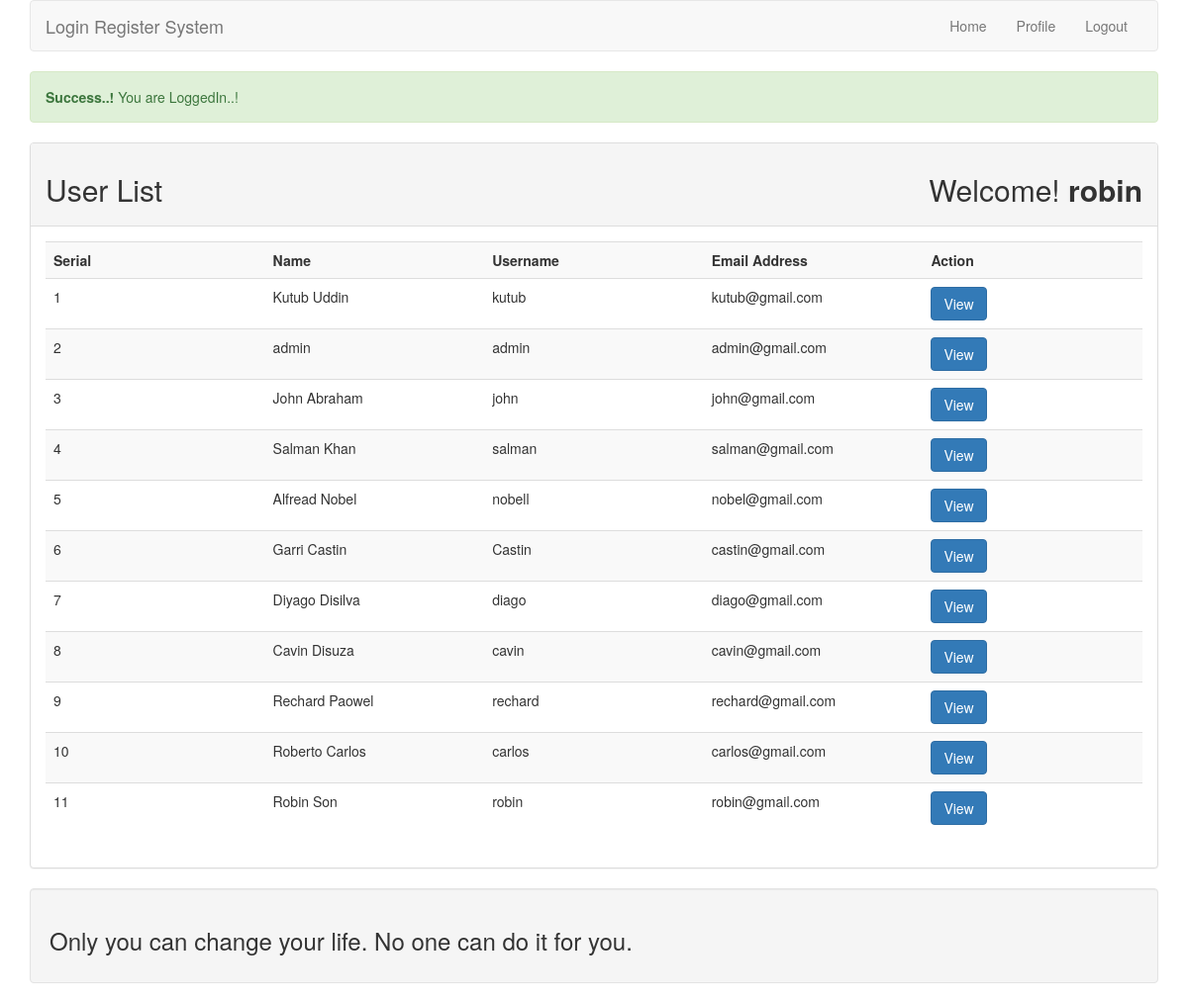
The app's page /lr/index.php (signed in) with its own data.
### tables this page shows
CREATE TABLE `tbl_user` (
  `id` int(11) NOT NULL,
  `name` varchar(255) NOT NULL,
  `username` varchar(255) NOT NULL,
  `email` varchar(255) NOT NULL,
  `password` varchar(255) NOT NULL
);

### lr/lib/Session.php (called while the page is built, shortened)
<?php
class Session{
	public static function get($key){
		if (isset($_SESSION[$key])) {
			return $_SESSION[$key];
		}else{
			return false;
		}
	}
}
?>

### lr/lib/User.php (called while the page is built, shortened)
<?php
	include_once 'Session.php';
	include 'Database.php';
class User{
	private $db;
	public function __construct(){
			$this->db = new Database;
	}
	public function getUserdata(){
		$sql = "SELECT * FROM tbl_user ORDER BY id DESC";
		$query = $this->db->pdo->prepare($sql);
		$query->execute();
		$result = $query->fetchAll();
		return $result;
	}
}
?>

### lr/lib/Database.php (called while the page is built)
<?php
class Database{
		private $hostdb = "localhost";
		private $userdb = "root";
		private $passdb = "";
		private $namedb = "db_lr";
		public $pdo;
		public function __construct(){
			if (!isset($this->pdo)) {
				try{
					$link = new PDO("mysql:host=".$this->hostdb."; dbname=".$this->namedb,$this->userdb,
						$this->passdb);
					$link->setAttribute(PDO::ATTR_ERRMODE, PDO::ERRMODE_EXCEPTION);
					$link->exec("SET CHARACTER SET utf8");
					$this->pdo = $link;
				}catch(PDOException $e){
					die("Fail to connect with Database".$e->getMessage());
				}
			}
		}
}
?>

### lr/index.php (the view, shortened to what this page needs)
<?php
include'inc/header.php';
include'lib/User.php';
?>
<?php
	$loginmsg = Session::get("loginmsg");
	if ($loginmsg) {
		echo $loginmsg;
	}
?>
	<div class="panel panel-default">
		<div class="panel-heading">
			<h2>User List <span class="pull-right">Welcome!<strong>
			<?php
				$user_name = Session::get("username");
				if (isset($user_name)) {
					echo $user_name;
				}
			?>
			</strong> </span></h2>
		</div>
		<div class="panel-body">
			<table class="table table-striped">
				<th width="20%">Serial</th>
				<th width="20%">Name</th>
				<th width="20%">Username</th>
				<th width="20%">Email Address</th>
				<th width="20%">Action</th>
<?php
	$user = new User();
	$userdata = $user->getUserdata();
	if ($userdata) {
		$i = 0;
		foreach ($userdata as $sdata) {
			$i++;
?>
				<tr>
					<td><?php echo $i; ?></td>
					<td><?php echo $sdata['name']; ?></td>
					<td><?php echo $sdata['username']; ?></td>
					<td><?php echo $sdata['email']; ?></td>
					<td>
						<a class="btn btn-primary" href="profile.php?id=<?php echo $sdata['id']; ?>">View</a>
					</td>
				</tr>
<?php } }else{ ?>
	<tr><td colspan="5"><h2>No User Data Found..!</h2></td></tr>
<?php } ?>
			</table>
		</div>
	</div>
<?php include 'inc/footer.php' ?>

### lr/inc/header.php (shortened to what this page needs)
<?php
 $filepath = realpath(dirname(__FILE__));
 include_once $filepath.'/../lib/Session.php';
?>
<!DOCTYPE html>
<html>
	<head>
		<link rel="stylesheet" type="text/css" href="inc/bootstrap.min.css">
	</head>
	<body>
		<div class="container">
			<nav class="navbar navbar-default">
				<div class="container-fluid">
					<div class="navbar-header">
						<a class="navbar-brand" href="index.php">Login Register System</a>
					</div>
					<ul class="nav navbar-nav pull-right">
						<?php
							$id = Session::get("id");
							$userlogin = Session::get("login");
							if ($userlogin) {
						?>
						<li><a href="index.php">Home</a></li>
						<li><a href="profile.php?<?php echo $id; ?>">Profile</a></li>
						<li><a href="?action=logout">Logout</a></li>
						<?php }else{ ?>
						<li><a href="login.php">Login</a></li>
						<li><a href="register.php">Register</a></li>
						<?php } ?>
					</ul>
				</div>
			</nav>

### lr/inc/footer.php
<div class="well">
				<h3>Only you can change your life. No one can do it for you.</h3>
			</div>
		</div>
	</body>
</html>

### records on screen
tbl_user: name "Kutub Uddin", username "kutub", email "kutub@gmail.com"
tbl_user: name "admin", username "admin", email "admin@gmail.com"
tbl_user: name "John Abraham", username "john", email "john@gmail.com"
tbl_user: name "Salman Khan", username "salman", email "salman@gmail.com"
tbl_user: name "Alfread Nobel", username "nobell", email "nobel@gmail.com"
tbl_user: name "Garri Castin", username "Castin", email "castin@gmail.com"
tbl_user: name "Diyago Disilva", username "diago", email "diago@gmail.com"
tbl_user: name "Cavin Disuza", username "cavin", email "cavin@gmail.com"
tbl_user: name "Rechard Paowel", username "rechard", email "rechard@gmail.com"
tbl_user: name "Roberto Carlos", username "carlos", email "carlos@gmail.com"
tbl_user: name "Robin Son", username "robin", email "robin@gmail.com"

### other values on screen
$loginmsg "Success..! You are LoggedIn..!"
$user_name "robin"
